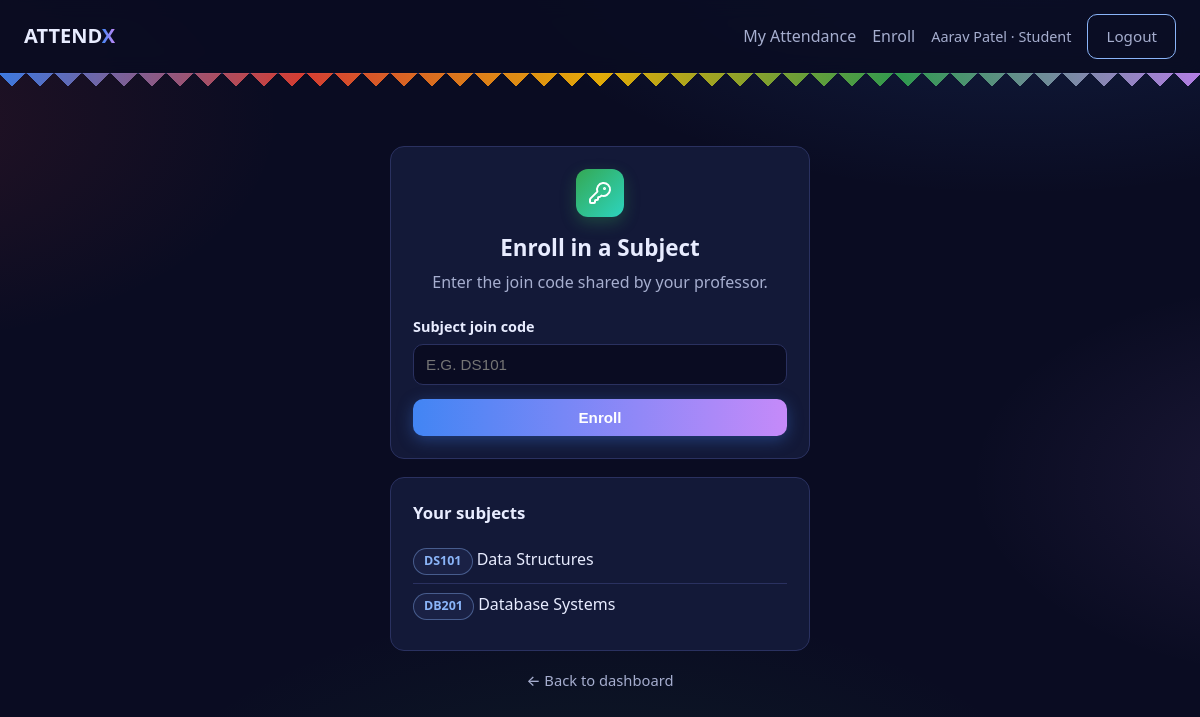
/student/enroll (signed in), run on the app's committed database.
### tables this page shows
CREATE TABLE subjects (
    id INTEGER PRIMARY KEY AUTOINCREMENT,
    prof_id INTEGER NOT NULL REFERENCES professors(id) ON DELETE CASCADE,
    name TEXT NOT NULL,
    code TEXT UNIQUE NOT NULL,
    min_attendance_pct REAL NOT NULL DEFAULT 75
);

### app.py (the view, shortened to what this page needs)
@app.route("/student/enroll", methods=["GET", "POST"])
@login_required("student")
def enroll():
    db = get_db()
    my_subjects = db.execute(
        """
        SELECT s.* FROM subjects s
        JOIN enrollments e ON e.subject_id = s.id
        WHERE e.student_id = ?
        ORDER BY s.name COLLATE NOCASE
        """,
        (session["user_id"],),
    ).fetchall()
    return render_template("enroll.html", my_subjects=my_subjects)

### app.py (called while the page is built)
def get_db():
    if "db" not in g:
        g.db = sqlite3.connect(DB_PATH)
        g.db.row_factory = sqlite3.Row
        g.db.execute("PRAGMA foreign_keys = ON")
    return g.db

def login_required(role):
    def decorator(view):
        @wraps(view)
        def wrapped(*args, **kwargs):
            if session.get("role") != role:
                flash("Please log in first.", "error")
                return redirect(url_for("prof_login" if role == "prof" else "student_login"))
            return view(*args, **kwargs)
        return wrapped
    return decorator

### templates/enroll.html (shortened to what this page needs)
{% extends "base.html" %}
{% block content %}
<div class="auth-wrap">
  <div class="card auth-card">
    <div class="auth-head">
      <div class="icon-tile green" aria-hidden="true">
      </div>
      <h1>Enroll in a Subject</h1>
      <p class="muted">Enter the join code shared by your professor.</p>
    </div>
    <form method="post" class="form">
      <label>Subject join code
        <input type="text" name="code" required autofocus placeholder="e.g. DS101" class="upper">
      </label>
      <button class="btn btn-primary btn-block">Enroll</button>
    </form>
  </div>
  {% if my_subjects %}
  <div class="card">
    <h2 class="card-title">Your subjects</h2>
    <ul class="plain-list">
      {% for s in my_subjects %}
      <li><span class="badge badge-code">{{ s.code }}</span> {{ s.name }}</li>
      {% endfor %}
    </ul>
  </div>
  {% endif %}
  <p class="switch"><a class="back-link" href="{{ url_for('student_dashboard') }}">← Back to dashboard</a></p>
</div>
{% endblock %}

### static/style.css (style rules this page uses)
:root { --bg: #0a0c22; --card: #131938; --card2: #1a2145; --text: #e8ecff; --muted: #a6aecf; --accent: #8ab4f8; --accent2: #c58af9; --green: #34d399; --amber: #fbbf24; --red: #f87171; --border: #2a3160; --radius: 14px; --g-blue: #4285f4; --g-red: #ea4335; --g-yellow: #fbbc05; --g-green: #34a853; }
* { box-sizing: border-box; margin: 0; padding: 0; }
body { font-family: "Segoe UI", system-ui, -apple-system, sans-serif; background: radial-gradient(1000px 500px at 85% -10%, rgba(66, 133, 244, 0.18) 0%, transparent 55%), radial-gradient(800px 450px at -10% 15%, rgba(234, 67, 53, 0.12) 0%, transparent 50%), radial-gradient(900px 500px at 50% 110%, rgba(52, 168, 83, 0.12) 0%, transparent 55%), radial-gradient(700px 400px at 110% 60%, rgba(197, 138, 249, 0.10) 0%, transparent 50%), var(--bg); color: var(--text); min-height: 100vh; line-height: 1.5; }
a { color: var(--accent); text-decoration: none; }
.card { background: var(--card); border: 1px solid var(--border); border-radius: var(--radius); padding: 22px; margin-bottom: 18px; }
.card-title { font-size: 1.05rem; margin-bottom: 14px; }
.btn { display: inline-block; padding: 10px 18px; border-radius: 10px; font-weight: 600; font-size: 0.95rem; border: none; cursor: pointer; text-align: center; transition: opacity .15s ease, transform .1s ease; }
.btn-primary { background: linear-gradient(90deg, var(--g-blue), var(--accent2)); color: #fff; box-shadow: 0 4px 16px rgba(66, 133, 244, 0.35); }
.btn-block { display: block; width: 100%; }
.auth-wrap { max-width: 420px; margin: 30px auto; }
.auth-card { text-align: left; }
.auth-head { text-align: center; margin-bottom: 22px; }
.auth-head h1 { font-size: 1.35rem; margin-bottom: 4px; }
.auth-head .muted { margin-bottom: 0; }
.auth-card .btn-primary { margin-top: 4px; }
.auth-card h1 { font-size: 1.4rem; margin-bottom: 6px; }
.auth-card .muted { margin-bottom: 18px; }
.form label { display: block; margin-bottom: 14px; font-weight: 600; font-size: 0.9rem; }
.form input, .inline-form input { width: 100%; margin-top: 6px; padding: 11px 12px; background: var(--bg); border: 1px solid var(--border); border-radius: 10px; color: var(--text); font-size: 0.95rem; }
.switch { margin-top: 16px; text-align: center; color: var(--muted); font-size: 0.9rem; }
.badge { display: inline-block; padding: 3px 10px; border-radius: 999px; font-size: 0.78rem; font-weight: 600; background: var(--card2); color: var(--muted); border: 1px solid var(--border); white-space: nowrap; }
.badge-code { color: var(--accent); border-color: rgba(138, 180, 248, 0.4); }
.plain-list { list-style: none; }
.plain-list li { padding: 8px 0; border-bottom: 1px solid var(--border); }
.plain-list li:last-child { border-bottom: none; }
.muted { color: var(--muted); }
.icon-tile { width: 48px; height: 48px; flex-shrink: 0; display: flex; align-items: center; justify-content: center; border-radius: 12px; color: #fff; background: linear-gradient(135deg, var(--g-blue), var(--accent2)); box-shadow: 0 6px 16px rgba(66, 133, 244, 0.3); }
.icon-tile svg { width: 24px; height: 24px; }
.icon-tile.green { background: linear-gradient(135deg, var(--g-green), #2dd4bf); box-shadow: 0 6px 16px rgba(52, 168, 83, 0.3); }
.auth-head .icon-tile, .empty .icon-tile { margin: 0 auto 14px; }
.back-link { display: inline-flex; align-items: center; gap: 6px; color: var(--muted); font-weight: 500; font-size: 0.92rem; }
.upper { text-transform: uppercase; }

### data on the page
subjects: code "DS101", name "Data Structures"
subjects: code "DB201", name "Database Systems"

### other printed values
{{ session.get('name') }} "Aarav Patel"
